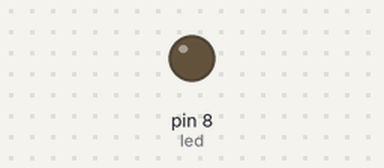
The sketch below on a simulated Arduino Uno, built with avr-gcc and run on an emulated ATmega328P. Shown: output pins drawn as LEDs (lit = HIGH). What the sketch prints to the serial monitor is not drawn.

Above: at 2.2 s.
At 41.6 s:
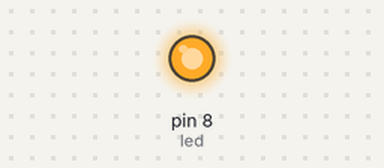
Timing chart, 0 to 43.6 s (numbered marks = the images above):
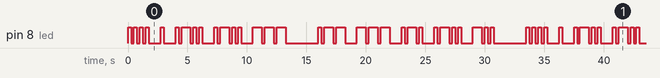

Measured:
- by itself, pin 8 (led): moves between LOW and HIGH, repeating every 33.5 s
- by itself, everything shown: repeats every 33.5 s, in 64 steps

The sketch:

MorseBlinker.ino
```cpp
#include "MorseBlinker.h"
/* BLINKS A STRING IN MORSE CODE ON A LOOP */


//============================================= GLOBALS
// using pin 13
int led = 8;

// default blink on/off delay
int unit = 250;
int dot_value = unit;
int dash_value = 3*unit;

int component_delay = unit;
int char_delay = 3*unit;
int word_delay = 7*unit;

String MESSAGE = "HELLO WORLD";

//============================================================== FUNCTION ROUTINES
// the setup routine runs once when you press reset:
void setup() {
  // initialize the digital pin as an output.
  pinMode(led, OUTPUT);
  Serial.begin(9600);
  while(!Serial);
  Serial.println("Message is \"HELLO WORLD\"");
}

void on_LED(int time) {
  digitalWrite(led, HIGH);   // turn the LED on (HIGH is the voltage level)
  delay(time);               // wait for a second
}

void off_LED(int time) {
  digitalWrite(led, LOW);    // turn the LED off by making the voltage LOW
  delay(time);
}

int findStringPos(String letter) {
  for(int i=0; i<CHARSET_SIZE; i++) {
    if(characters[i] == letter) return i;
  }
  return -1;
}


void morse_blinkCode(String code) {
  for(int i=0; i<code.length(); i++) {
    if(code.charAt(i) == '.') {
      on_LED(dot_value);
    }
    else if(code.charAt(i) == '-') {
      on_LED(dash_value);
    }

    Serial.print(code.charAt(i));

    // standard delay between each component
    off_LED(component_delay);
  }
}

void morse_blinkChar(String input) {
  int delay;
  if(input == " ") {
    delay = word_delay;
  }
  else {
    int pos = findStringPos(input);   // find corresponding morse code of character
    morse_blinkCode(morseSequences[pos]);  // blink the code
    delay = char_delay;
  }

  Serial.print(" \t");
  Serial.println(input);

  off_LED(delay);
}

void morse_blinkString(String input) {
  for(int i=0; i<input.length(); i++) {  // blink every character
    morse_blinkChar(String(input[i]));
  }
}

// the loop routine runs over and over again forever:
void loop() {  // wait for a second
  if(Serial.available()) {
    MESSAGE = Serial.readString();
    Serial.println(" == Message has Changed ==");
  }

  morse_blinkString(MESSAGE);
  Serial.println("--- End Of Message ---");
  off_LED(word_delay);
}
```

MorseBlinker.h
```cpp
#ifndef MORSE_BLINKER_H
#define MORSE_BLINKER_H

#include <WString.h>

using namespace std;

#define CHARSET_SIZE 36

String characters[CHARSET_SIZE] = {
  "A", "B", "C", "D", "E", "F", "G", "H", "I",
  "J", "K", "L", "M", "N", "O", "P", "Q", "R",
  "S", "T", "U", "V", "W", "X", "Y", "Z", "0",
  "1", "2", "3", "4", "5", "6", "7", "8", "9"
};

String morseSequences[36] = {
  ".-", "-...", "-.-.", "-..", ".", "..-.", "--.", "....", "..",
  ".---", "-.-", ".-..", "--", "-.", "---", ".--.", "--.-", ".-.",
  "...", "-", "..-", "...-", ".--", "-..-", "-.--", "--..", "-----",
  ".----", "..---", "...--", "....-", ".....", "-....", "--...", "---..", "----."
};

#endif
```
